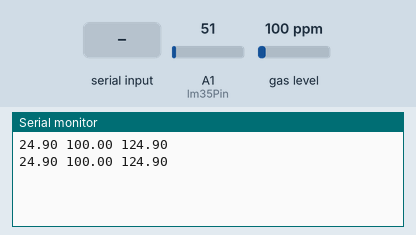
A sketch run on a simulated Arduino Uno, built with avr-gcc and run on an emulated ATmega328P. Shown: the last lines printed to the serial monitor. Inputs (shaded band) come from the test bench; at power-on: gas level 100 ppm, A1 (lm35Pin) = 51.

Above: at 1.8 s.
1.9 s: gas level set to 20 ppm
At 2.8 s:
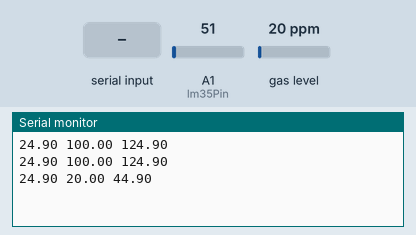
3.4 s: A1 (lm35Pin) set to 61
At 4.7 s:
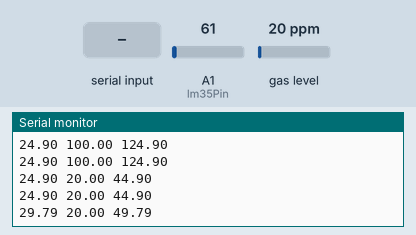
4.9 s: "1" received over the second serial link
At 5.9 s:
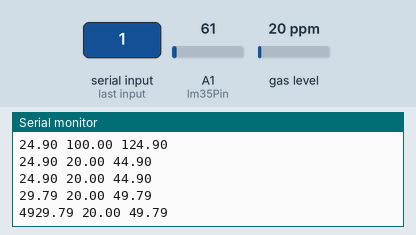
6.4 s: "0" received over the second serial link
At 7.7 s:
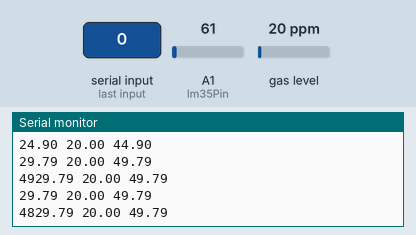
7.9 s: gas level set to 250 ppm
At 8.5 s:
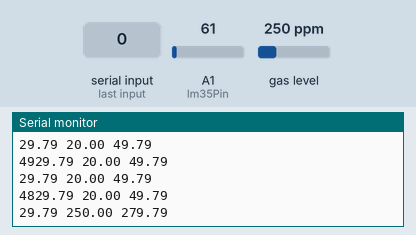
9.4 s: A1 (lm35Pin) set to 71
At 11.0 s:
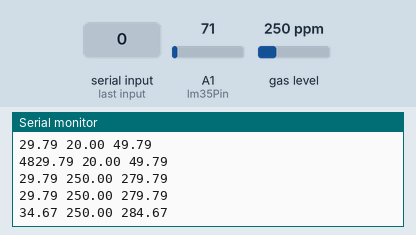
Timing chart, 0 to 11.9 s (numbered marks = the images above; inputs shaded):
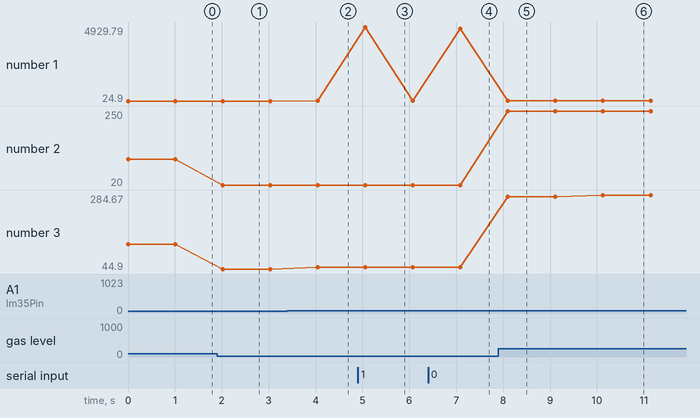

The sketch:

BT.ino
```cpp
#include <SoftwareSerial.h>
#include "MQ7.h"
int lm35Pin = A1;
float temp;
float gas;
SoftwareSerial Bluetooth(2,3);
MQ7 mq7(A0,5.0);

unsigned long time_previous, time_current;
boolean a = false;

void setup(){
  Serial.begin(9600);
  Bluetooth.begin(9600);
  time_previous = millis();
}
void loop(){
time_current = millis()  ;

float val = analogRead(A1);
double temp = (val * 5 * 100)/1024;
double gas = mq7.getPPM();

double sum = temp + gas;

Serial.print(temp);
Serial.print(" ");
Serial.print(gas);
Serial.print(" ");
Serial.print(sum);
Serial.println();
delay(1000);
String strtemp = String(temp);
String strgas = String(gas);
String strsum = strtemp+" " +strgas;
if(time_current - time_previous >= 1000){
  Bluetooth.print(strsum);
  }

if (Bluetooth.available()) {
 Serial.print(Bluetooth.read());
  }
//exit(0);

}


//  Bluetooth.print((char)223);

  //print(mq7.getPPM());
  //println("ppm");
  //  if (mq7.getPPM() = 100){
 //   Bluetooth.print(a);}
//  int val = analogRead(A0);
//    temp = (val * 5 * 100)/1024;
//
//    Serial.println(temp);
//  delay(1000);
// String tempstr = String(temp);
```

Measured:
- after the input at 1.9 s, the serial monitor: prints a new line after 0.12 s (image 1)
- after the input at 3.4 s, the serial monitor: prints a new line after 0.65 s (image 2)
- after the input at 4.9 s, the serial monitor: prints a new line after 0.16 s (image 3)
- after the input at 6.4 s, the serial monitor: prints a new line after 0.69 s (image 4)
- after the input at 7.9 s, the serial monitor: prints a new line after 0.20 s (image 5)
- after the input at 9.4 s, the serial monitor: prints a new line after 0.73 s (image 6)
- plotted number 1: 24.9 → 29.79 after the input at 3.4 s, 29.79 → 4829.79 after the input at 6.4 s, 29.79 → 34.67 after the input at 9.4 s
- plotted number 2: 100 → 20 after the input at 1.9 s, 20 → 250 after the input at 7.9 s
